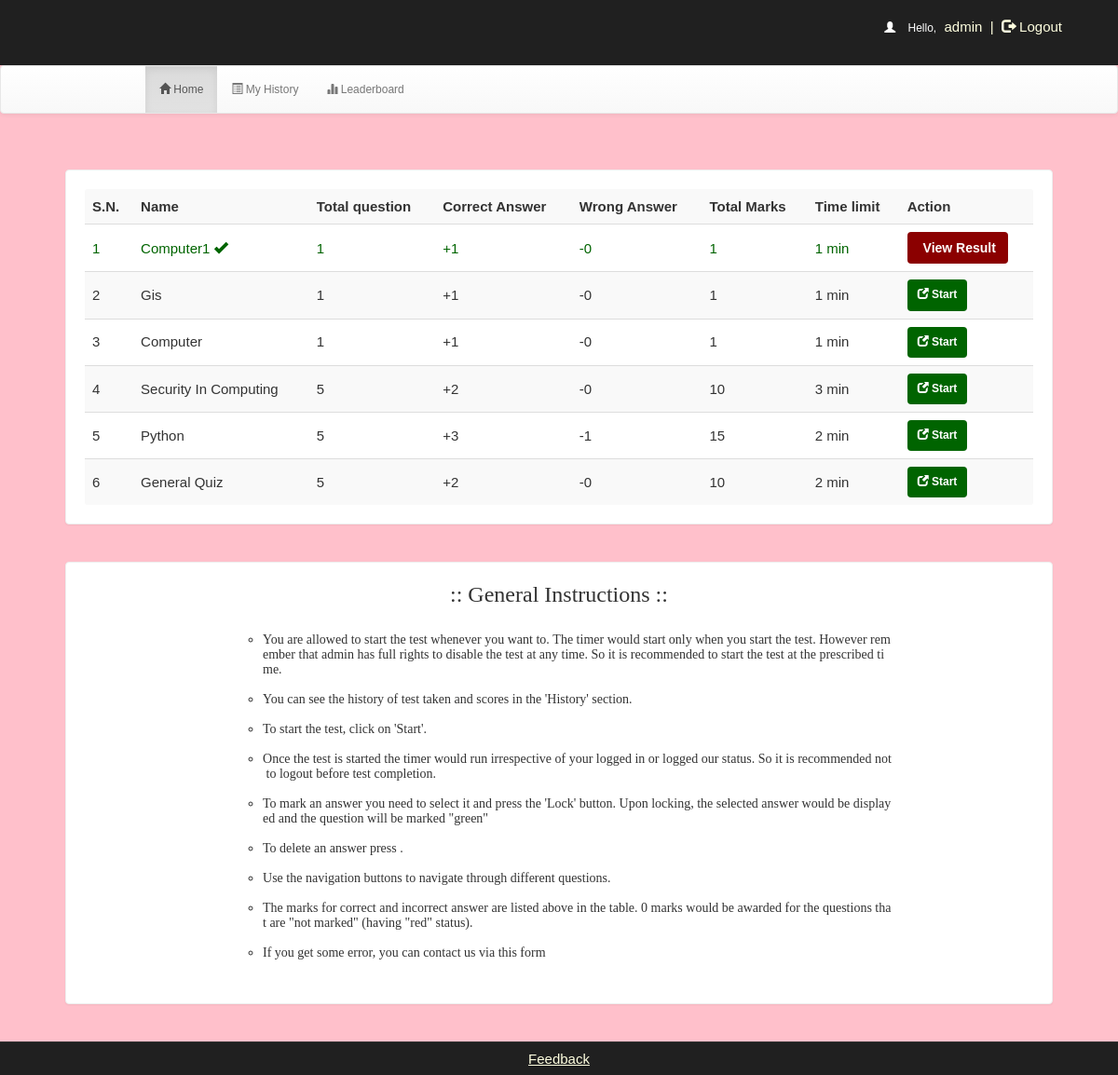
Page /account.php?q=1 (signed in) on the committed database.
### tables this page shows
CREATE TABLE `quiz` (
  `id` int(100) NOT NULL,
  `eid` text NOT NULL,
  `title` varchar(100) NOT NULL,
  `correct` int(11) NOT NULL,
  `wrong` int(11) NOT NULL,
  `total` int(11) NOT NULL,
  `time` bigint(20) NOT NULL,
  `date` timestamp NOT NULL DEFAULT CURRENT_TIMESTAMP ON UPDATE CURRENT_TIMESTAMP,
  `status` varchar(10) NOT NULL
);

### account.php (the view, shortened to what this page needs)
<!DOCTYPE html PUBLIC "-//W3C//DTD XHTML 1.0 Transitional//EN" "http://www.w3.org/TR/xhtml1/DTD/xhtml1-transitional.dtd">
<html xmlns="http://www.w3.org/1999/xhtml">
<head>
<link  rel="stylesheet" href="css/bootstrap.min.css"/>
 <link  rel="stylesheet" href="css/bootstrap-theme.min.css"/>
 <link rel="stylesheet" href="css/main.css">
 <link  rel="stylesheet" href="css/font.css">
</head>
<body style="background:pink;">
<div class="header">
<div class="row">
<div class="col-md-4 col-md-offset-2">
 <?php
include_once 'dbconnection/dbConnection.php';
if (!(isset($_SESSION['username']))) {
    header("location:index.php");
} else {
    $username = $_SESSION['username'];
    echo '<span class="pull-right top title1" ><span style="color:white"><span class="glyphicon glyphicon-user" aria-hidden="true"></span>&nbsp;&nbsp;&nbsp;&nbsp;Hello,</span> <span class="log log1" style="color:lightyellow">' . $username . '&nbsp;&nbsp;|&nbsp;&nbsp;<a href="logout.php?q=account.php" style="color:lightyellow"><span class="glyphicon glyphicon-log-out" aria-hidden="true"></span>&nbsp;Logout</button></a></span>';
}
?>
</div>
</div></div>
<div class="bg">
<nav class="navbar navbar-default title1">
  <div class="container-fluid">
    <div class="navbar-header">
      <a class="navbar-brand" href="#"><b>&nbsp;&nbsp;&nbsp;&nbsp;&nbsp;&nbsp;&nbsp;&nbsp;&nbsp;&nbsp;&nbsp;&nbsp;&nbsp;&nbsp;&nbsp;&nbsp;&nbsp;&nbsp;&nbsp;&nbsp;&nbsp;&nbsp;&nbsp;&nbsp;&nbsp;</b></a>
    </div>
    <div class="collapse navbar-collapse" id="bs-example-navbar-collapse-1">
      <ul class="nav navbar-nav">
        <li <?php
if (@$_GET['q'] == 1)
    echo 'class="active"';
?> ><a href="account.php?q=1"><span class="glyphicon glyphicon-home" aria-hidden="true"></span>&nbsp;Home<span class="sr-only">(current)</span></a></li>
        <li <?php
if (@$_GET['q'] == 2)
    echo 'class="active"';
?>><a href="account.php?q=2"><span class="glyphicon glyphicon-list-alt" aria-hidden="true"></span>&nbsp;My History</a></li>
    <li <?php
if (@$_GET['q'] == 3)
    echo 'class="active"';
?>><a href="account.php?q=3"><span class="glyphicon glyphicon-stats" aria-hidden="true"></span>&nbsp;Leaderboard</a></li></ul>
      </div>
  </div>
</nav>
<div class="container">
<div class="row">
<div class="col-md-12">
<?php
if (@$_GET['q'] == 1) {
    $result = mysqli_query($con, "SELECT * FROM quiz WHERE status = 'enabled' ORDER BY date DESC") or die('Error');
    echo '<div class="panel"><table class="table table-striped title1"  style="vertical-align:middle">
<tr><td style="vertical-align:middle"><b>S.N.</b></td><td style="vertical-align:middle"><b>Name</b></td><td style="vertical-align:middle"><b>Total question</b></td><td style="vertical-align:middle"><b>Correct Answer</b></td><td style="vertical-align:middle"><b>Wrong Answer</b></td><td style="vertical-align:middle"><b>Total Marks</b></td><td style="vertical-align:middle"><b>Time limit</b></td><td style="vertical-align:middle"><b>Action</b></td></tr>';
    $c = 1;
    while ($row = mysqli_fetch_array($result)) {
        $title   = $row['title'];
        $total   = $row['total'];
        $correct = $row['correct'];
        $wrong   = $row['wrong'];
        $time    = $row['time'];
        $eid     = $row['eid'];
        $q12 = mysqli_query($con, "SELECT score FROM history WHERE eid='$eid' AND username='$username'") or die('Error98');
        $rowcount = mysqli_num_rows($q12);
        if ($rowcount == 0) {
            echo '<tr><td style="vertical-align:middle">' . $c++ . '</td><td style="vertical-align:middle">' . $title . '</td><td style="vertical-align:middle">' . $total . '</td><td style="vertical-align:middle">+' . $correct . '</td><td style="vertical-align:middle">-' . $wrong . '</td><td style="vertical-align:middle">' . $correct * $total . '</td><td style="vertical-align:middle">' . $time . '&nbsp;min</td>
  <td style="vertical-align:middle"><b><a href="account.php?q=quiz&step=2&eid=' . $eid . '&n=1&t=' . $total . '&start=start" class="btn" style="color:#FFFFFF;background:darkgreen;font-size:12px;padding:7px;padding-left:10px;padding-right:10px"><span class="glyphicon glyphicon-new-window" aria-hidden="true"></span>&nbsp;<span><b>Start</b></span></a></b></td></tr>';
        } else {
            $q = mysqli_query($con, "SELECT * FROM history WHERE username='$_SESSION[username]' AND eid='$eid' ") or die('Error197');
            while ($row = mysqli_fetch_array($q)) {
                $timec  = $row['timestamp'];
                $status = $row['status'];
            }
            $q = mysqli_query($con, "SELECT * FROM quiz WHERE eid='$eid' ") or die('Error197');
            while ($row = mysqli_fetch_array($q)) {
                $ttimec  = $row['time'];
                $qstatus = $row['status'];
            }
            $remaining = (($ttimec * 60) - ((time() - $timec)));
            if ($remaining > 0 && $qstatus == "enabled" && $status == "ongoing") {
                echo '<tr style="color:darkgreen"><td style="vertical-align:middle">' . $c++ . '</td><td style="vertical-align:middle">' . $title . '&nbsp;<span title="This quiz is already solve by you" class="glyphicon glyphicon-ok" aria-hidden="true"></span></td><td style="vertical-align:middle">' . $total . '</td><td style="vertical-align:middle">+' . $correct . '</td><td style="vertical-align:middle">-' . $wrong . '</td><td style="vertical-align:middle">' . $correct * $total . '</td><td style="vertical-align:middle">' . $time . '&nbsp;min</td>
  <td style="vertical-align:middle"><b><a href="account.php?q=quiz&step=2&eid=' . $eid . '&n=1&t=' . $total . '&start=start" class="btn" style="margin:0px;background:darkorange;color:white">&nbsp;<span class="title1"><b>Continue</b></span></a></b></td></tr>';
            } else {
                echo '<tr style="color:darkgreen"><td style="vertical-align:middle">' . $c++ . '</td><td style="vertical-align:middle">' . $title . '&nbsp;<span title="This quiz is already solve by you" class="glyphicon glyphicon-ok" aria-hidden="true"></span></td><td style="vertical-align:middle">' . $total . '</td><td style="vertical-align:middle">+' . $correct . '</td><td style="vertical-align:middle">-' . $wrong . '</td><td style="vertical-align:middle">' . $correct * $total . '</td><td style="vertical-align:middle">' . $time . '&nbsp;min</td>
  <td style="vertical-align:middle"><b><a href="account.php?q=result&eid=' . $eid . '" class="btn" style="margin:0px;background:darkred;color:white">&nbsp;<span class="title1"><b>View Result</b></span></a></b></td></tr>';
            }
        }
    }
    echo '</table></div><div class="panel" style="padding-top:1px;padding-left:15%;padding-right:15%;word-wrap:break-word"><h3 align="center" style="font-family:calibri">:: General Instructions ::</h3><br /><ul type="circle"><font style="font-size:14px;font-family:calibri">';
    $file = fopen("instructions.txt", "r");
    while (!feof($file)) {
        echo '<li>';
        $string = fgets($file);
        $num    = strlen($string) - 1;
        $c      = str_split($string);
        for ($i = 0; $i < $num; $i++) {
            $last = $c[$i];
            if ($c[$i] == ' ' && $last == ' ') {
                echo '&nbsp;';
            } else {
                echo $c[$i];
            }
        }
        echo "</li><br />";
    }
    echo '</font></ul></div>';
}
?>
</div></div></div></div>
<div class="row footer">
 <div class="col-md-2 box"></div>
<div class="col-md-3 box">
</div>
<div class="col-md-2 box">
<a href="feedback.php" style="color:lightyellow;text-decoration:underline" onmouseover="this.style('color:yellow')" target="new">Feedback</a></div>
</body>
</html>

### css/main.css (style rules this page uses)
body { overflow-x:hidden;width:100%;font: 12px "Century Gothic", "Times Roman", sans-serif;background:#eee;min-height:550px;background-attachment:fixed; }
.bg { min-height:540px; }
.panel { border-color:#eee;margin:40px;padding:20px;font: 15px "Century Gothic", "Times Roman", sans-serif; }
.header { background:#202020;height:70px; }
.footer { font-size:15px;text-align:center;border-top:1px solid;border-color:#323232;background-color:#202020; }
.footer a { margin:25px;color:#0000ff;text-decoration:none;font: 15px "Century Gothic", "Times Roman", sans-serif; }
.box { padding:9px; }
.top { margin-top:20px; }
.log1 { font: 15px 'Ubuntu', sans-serif;color:#0000ff;margin-left:10px; }
.log { margin:10px;margin-right:60px;margin-left:5px;color:#ffffb3;text-decoration:none;font-size:20px;font-size:15px; }

### rows in the picture
quiz: title "Computer1", total "1", correct "1", wrong "0", $correct*$total "1", time "1"
quiz: title "Gis", total "1", correct "1", wrong "0", $correct*$total "1", time "1"
quiz: title "Computer", total "1", correct "1", wrong "0", $correct*$total "1", time "1"
quiz: title "Security In Computing", total "5", correct "2", wrong "0", $correct * $total "10", time "3"
quiz: title "Python", total "5", correct "3", wrong "1", $correct * $total "15", time "2"
quiz: title "General Quiz", total "5", correct "2", wrong "0", $correct * $total "10", time "2"

### other values in the picture
$username "admin"
$c[$i] "Y"
$c[$i] "o"
$c[$i] "u"
$c[$i] "a"
$c[$i] "r"
$c[$i] "e"
$c[$i] "l"
$c[$i] "w"
$c[$i] "d"
$c[$i] "t"
$c[$i] "s"
$c[$i] "h"
$c[$i] "n"
$c[$i] "v"
